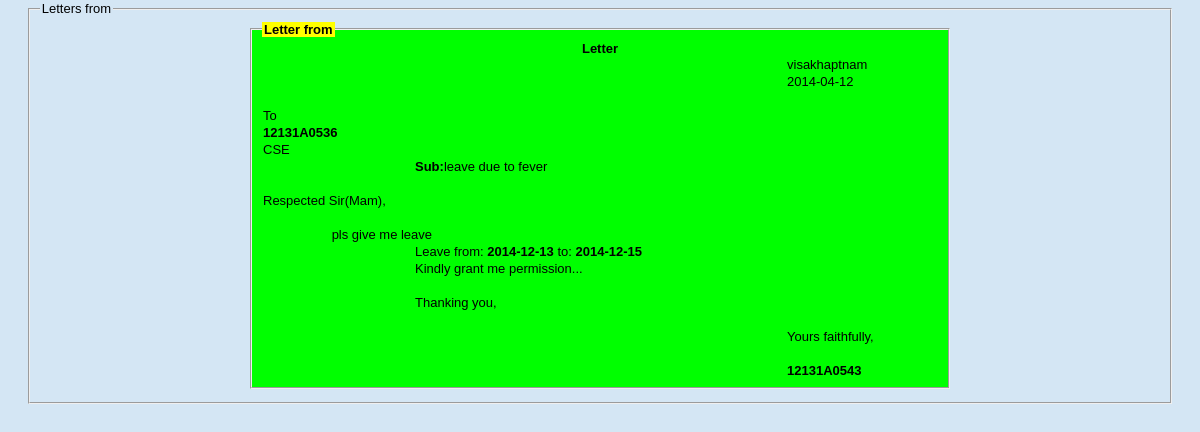
The page /viewletter.php?id=8 on the database its author committed.
### tables this page shows
CREATE TABLE IF NOT EXISTS `letter` (
  `sno` int(200) NOT NULL AUTO_INCREMENT,
  `uid` varchar(10) NOT NULL,
  `place` varchar(20) NOT NULL DEFAULT 'Madhurawada',
  `date` date NOT NULL,
  `letterto` varchar(20) NOT NULL,
  `dept` varchar(5) NOT NULL,
  `subject` varchar(200) NOT NULL DEFAULT 'Requesting Leave',
  `content` varchar(2000) NOT NULL,
  `fromdate` date NOT NULL,
  `todate` date NOT NULL,
  `request` varchar(200) NOT NULL DEFAULT 'Kindly grant me leave',
  `status` int(5) NOT NULL DEFAULT '0',
  PRIMARY KEY (`sno`)
);

### viewletter.php (the view, shortened to what this page needs)
<?php include("includes/header.php"); ?>
<?php $message = "";
if($_GET['link']=="inbox"){
	$uid = $_SESSION['user_id'];
	$uname = $_SESSION['username'];
	$heading = "to ". $uname;
	$id = "uid";
	$page = $_GET['link'];
	}
	else{
		$uname = $_SESSION['username'];
		$heading = "from ". $uname;
		}
 ?>
<table id="structure">
<tr>
<td id="page" align="center">
<fieldset>
<legend>Letters <?php echo $heading; ?></legend>
<table>
<?php
$query = mysql_query("select * from letter where sno = '{$_GET['id']}'");
if(!$query){
	$message = "No Letters found..!";
	}
else {
	while($q = mysql_fetch_array($query)){
		$status = $q['status'];
		if($status == "1")
			$color = 'green';
		 else $color = 'red';
		echo '<tr><td align="center"><fieldset id="'.$color.'"><legend style="background-color:#FF0"><strong>Letter '.$heading.' </strong></legend><table width="100%" height="100%" border="0"><caption><strong>Letter</strong></caption><tr><td width="150">&nbsp;</td><td width="370">&nbsp;</td><td width="150">'.$q["place"].'</td></tr><tr><td>&nbsp;</td><td>&nbsp;</td><td>'.$q["date"].'</td></tr><tr><td>&nbsp;</td></tr><tr><td>To</td><td>&nbsp;</td><td>&nbsp;</td></tr><tr><td><strong>'.$q["letterto"].'</strong></td><td>&nbsp;</td><td>&nbsp;</td></tr><tr><td>'.$q["dept"].'</td><td>&nbsp;</td><td>&nbsp;</td></tr><tr><td>&nbsp;</td><td><strong>Sub:</strong>'.$q["subject"].'</td><td>&nbsp;</td></tr><tr><td>&nbsp;</td></tr><tr><td>Respected Sir(Mam),</td><td>&nbsp;</td><td>&nbsp;</td></tr><tr><td>&nbsp;</td></tr><tr><td colspan="3">&nbsp;&nbsp;&nbsp;&nbsp;&nbsp;&nbsp;&nbsp;&nbsp;&nbsp;&nbsp;&nbsp;&nbsp;&nbsp;&nbsp;&nbsp;&nbsp;&nbsp;&nbsp; '.$q["content"].'</td></tr><tr><td>&nbsp;</td>';
		?>
		<td> <?php if($q["fromdate"] != "0000-00-00" && $q["todate"] != "0000-00-00") echo 'Leave from: <strong>'.$q["fromdate"].'</strong> to: <strong>'.$q["todate"].'</strong>'; ?> </td>
		<?php
        echo '<td>&nbsp;</td></tr><tr><td>&nbsp;</td><td>'.$q["request"].'</td><td>&nbsp;</td></tr><tr><td>&nbsp;</td></tr><tr><td>&nbsp;</td><td>Thanking you,</td><td>&nbsp;</td></tr><tr><td>&nbsp;</td></tr><tr><td>&nbsp;</td><td>&nbsp;</td><td>Yours faithfully,</td></tr><tr><td>&nbsp;</td></tr><tr><td>&nbsp;</td><td>&nbsp;</td><td><strong>'.$q["uid"].'</strong></td></tr></table></fieldset></td></tr><tr><td>';
		}
	}
?>
<tr>
<td>
</td>
</tr>
</table>
</fieldset>
</td>
</tr>
</table>
<?php include("includes/footer.php"); ?>

### stylesheets/public.css (style rules this page uses)
html { height: 100%; width: 100%; }
body { width: 100%; height: 100%; margin: 0px; padding: 0px; border: 0px; font-family: Verdana, Arial, Helvetica, sans-serif; background: #D4E6F4; font-size: 13px; line-height: 15px; }
table, tr, td { border-collapse: collapse; vertical-align: top; font-size: 13px; line-height: 15px; }
#structure { height: 100%; width: 100%; }
#green { background:#00FF00 }
#page { padding-left: 2em; padding-right: 2em; vertical-align: top; background: #0F9F9; }

### rows shown on the page
letter: place "visakhaptnam", date "2014-04-12", letterto "12131A0536", dept "CSE", subject "leave due to fever", content "pls give me leave", fromdate "2014-12-13", todate "2014-12-15", request "Kindly grant me permission...", uid "12131A0543"

### other values the page prints
$heading "from"
